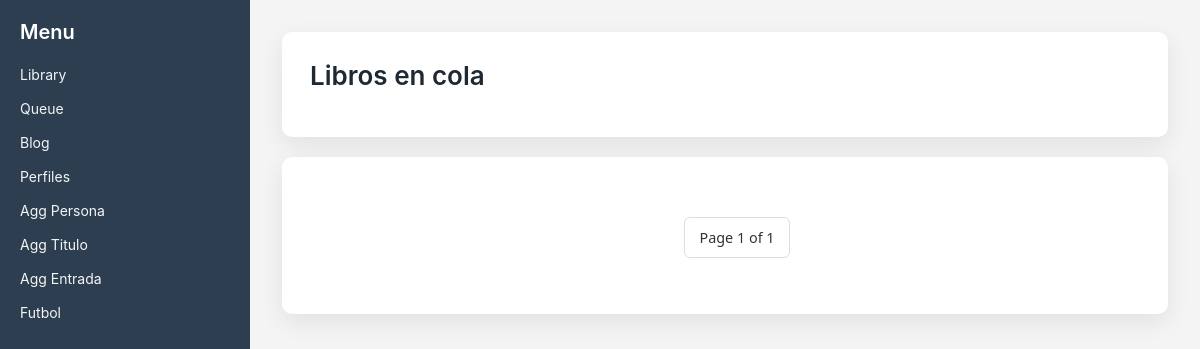
The app's page /lib/cola/, older data.
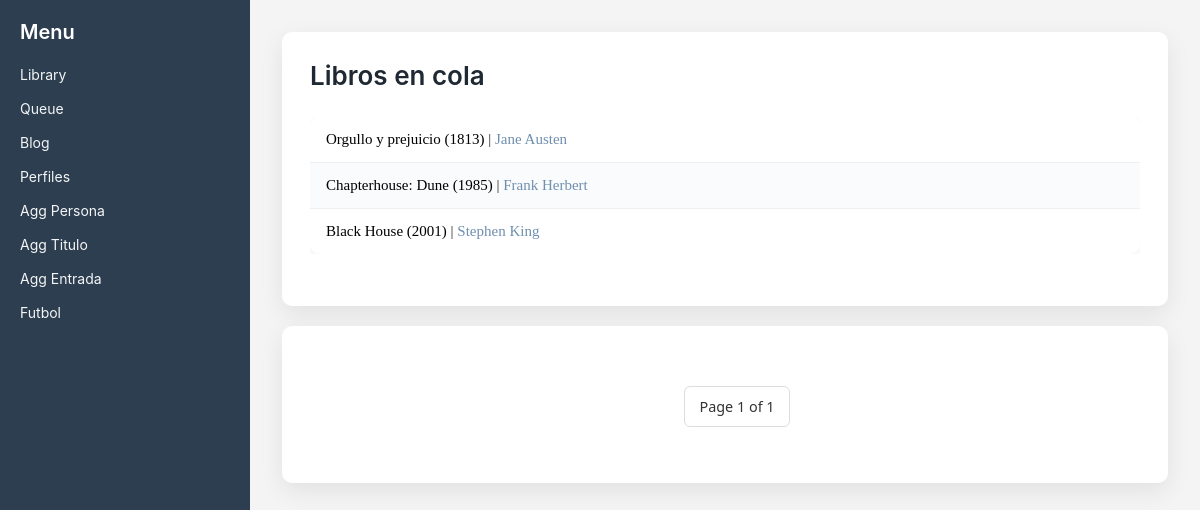
The same page, newer data.
### diralibrary/models.py (models this page shows, shortened)
class Titulo(models.Model):
	titulo = models.CharField(max_length=512)
	titulo_original = models.CharField(max_length=512)
	idioma_original = models.CharField(max_length=80)
	fecha_publicacion = models.DateField(blank=True,null=True)
	tipo = models.ForeignKey(Tipo, on_delete=models.CASCADE)
	anho_publicacion = models.IntegerField()
	synopsis = models.TextField()
	@property
	def tcredits(self):
		this_creditos = Credito.objects.filter(libro=self)
		enlaces = ""
		for c in this_creditos:
			enlaces = enlaces + "<a href='/lib/persona/"+str(c.persona.id)+"' style='text-decoration:none; color:#6F8FAF;'>"+c.persona.nombre+"</a>,&nbsp;"
		clinks = enlaces[:-7]
		return clinks

class Credito(models.Model):
	persona = models.ForeignKey(Persona, on_delete=models.CASCADE)
	libro = models.ForeignKey(Titulo, on_delete=models.CASCADE)
	credito = models.CharField(max_length=200)

class Persona(models.Model):
	nombre = models.CharField(max_length=512)
	bio = models.TextField()

### diralibrary/views.py (the view)
# urls.py: path('cola/', views.cola, name='cola'),
def cola(request):
	page = request.GET.get('page', 1)
	lecturas = Titulo.objects.filter(consumo__titulo__isnull=True).order_by('anho_publicacion','fecha_publicacion')
	paginator = Paginator(lecturas, 50)
	resultados = paginator.get_page(page)
	return render(request,'cola.html',{'resultados':resultados})

### diralibrary/templates/cola.html (shortened to what this page needs)
{% extends 'base_lib.html' %}
{% load static %}
{% block contenido %}
<div class="form-card">
<h2>Libros en cola</h2>
{% if resultados %}
<div class="table-wrapper">
	  <table>
	    <tbody>
	    {% for r in resultados %}
	      <tr>
	        <td><a href="{% url 'titulo' r.id %}" style="text-decoration: none; color:black;">{{r.titulo}} ({{r.anho_publicacion}})</a> | {{r.tcredits|safe}}</td>
	      </tr>
	     {% endfor %}
	    </tbody>
	  </table>
	</div>
{% endif %}
</div><br>
<div class="form-card">
<ul class="pagination">
    <li><a href="#">Page {{ resultados.number }} of {{ resultados.paginator.num_pages }}</a> </li>
</ul>
</div>
{% endblock %}

Row changes from the older to the newer data that the page shows:
added Titulo: titulo "Orgullo y prejuicio", anho_publicacion "1813", tcredits "Jane Austen"
added Titulo: titulo "Chapterhouse: Dune", anho_publicacion "1985", tcredits "Frank Herbert"
added Titulo: titulo "Black House", anho_publicacion "2001", tcredits "Stephen King"
